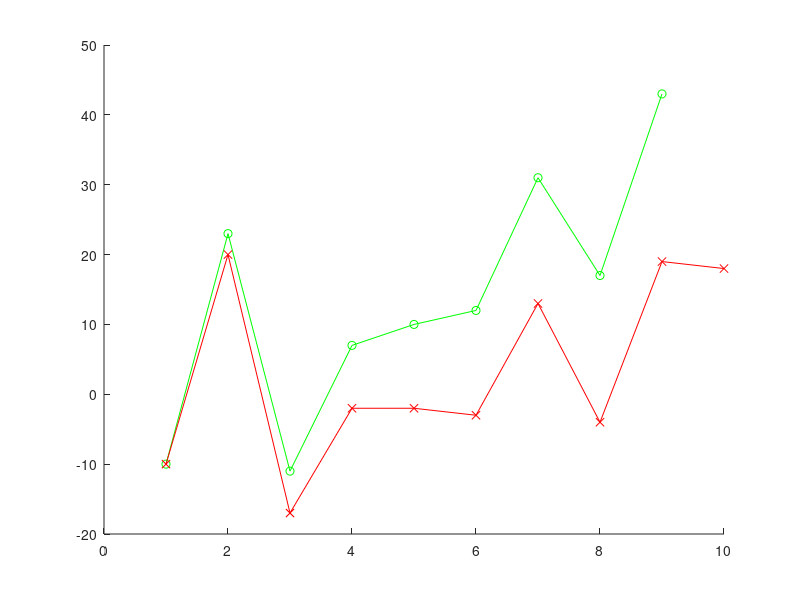
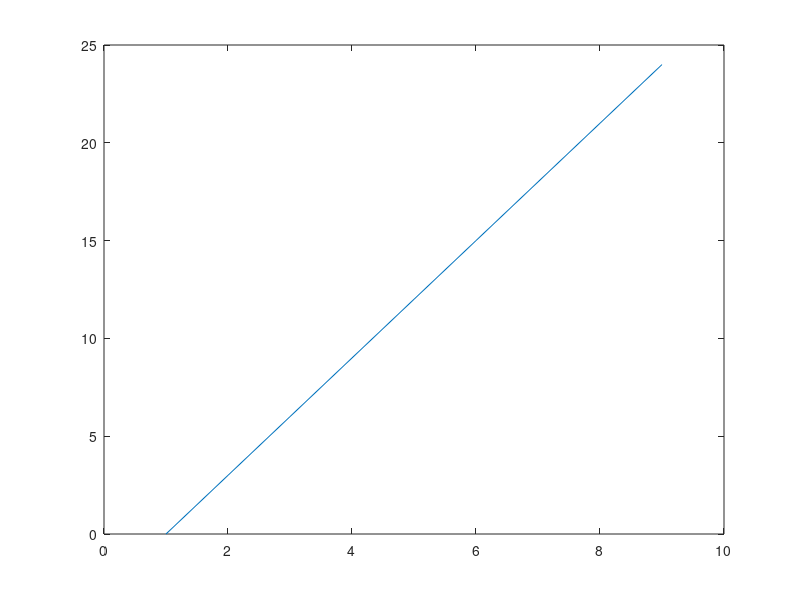

These charts were generated, in order, by the following MATLAB code:
%% Sensorimotor2022Jan11Model
% p = v + b
clear;
close all;
rng(7);
b = 0;             
quit = 1;
targetarray = [0 0];
for i = 1:10
    targetarray(i) = randi(30);
end 
rand
vmaparray = [0 0];
proprioarray = [0 0];
vonlinearray = [0 0];
ponlinearray = [0 0];
mcmap = [0 0];
bmap = [0 0];
while quit < length(targetarray)
    target = targetarray(quit);
    h = rand;
    if h < 0.5 
        target = - target;
        targetarray(quit) = target;
    end 
    vmap = target;
    vmaparray(quit) = vmap;
    pmap = vmap + b;
    proprioarray(quit) = pmap;
    mc = pmap;
    mcmap(quit) = mc;
    vonline = pmap - 30;
    vonlinearray(quit) = vonline;
    if ((pmap-vmap)~=(pmap-vonline))
         b = b + (pmap - vonline)/10;
    end 
    bmap(quit) = b;
    quit = quit + 1;
end
figure;
hold on ;
abserr = [0 0];
for i = 1:length(mcmap)
    abserr(i) = abs(mcmap(i) - targetarray(i));
end 
plot(mcmap, '-o', 'Color', 'green');
plot(targetarray, '-x', 'Color', 'red');
figure;
plot(abserr);
%plot(vonlinearray, '-*', 'Color', 'black');
%plot(proprioarray, '-.', 'Color', 'yellow');